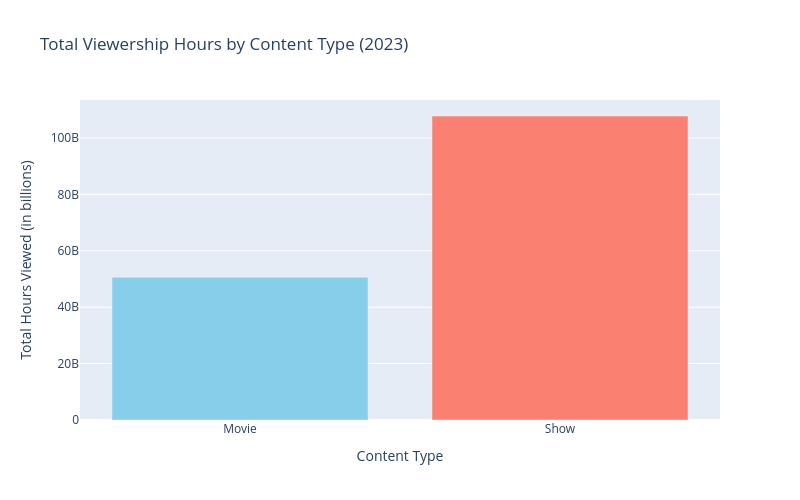

Source (notebook cell):
### Code cell
# Aggregate viewership hours by content type
content_type_viewership = df.groupby('Content Type')['Hours Viewed'].sum()

# Visualize total viewership hours by content type
fig = go.Figure(data=[
    go.Bar(
        x=content_type_viewership.index,
        y=content_type_viewership.values,
        marker_color=['skyblue', 'salmon']
    )
])

fig.update_layout(
    title='Total Viewership Hours by Content Type (2023)',
    xaxis_title='Content Type',
    yaxis_title='Total Hours Viewed (in billions)',
    xaxis_tickangle=0,
    height=500,
    width=800
)

fig.show()

### Figure 1 — Plotly figure (JSON) as saved in the notebook; plotly's stock layout.template omitted (floating-point values rounded to 4 significant figures)
{"data": [{"marker": {"color": ["skyblue", "salmon"]}, "type": "bar", "x": ["Movie", "Show"], "y": [50640000000.0, 107800000000.0]}], "layout": {"height": 500, "title": {"text": "Total Viewership Hours by Content Type (2023)"}, "width": 800, "xaxis": {"tickangle": 0, "title": {"text": "Content Type"}}, "yaxis": {"title": {"text": "Total Hours Viewed (in billions)"}}}}
